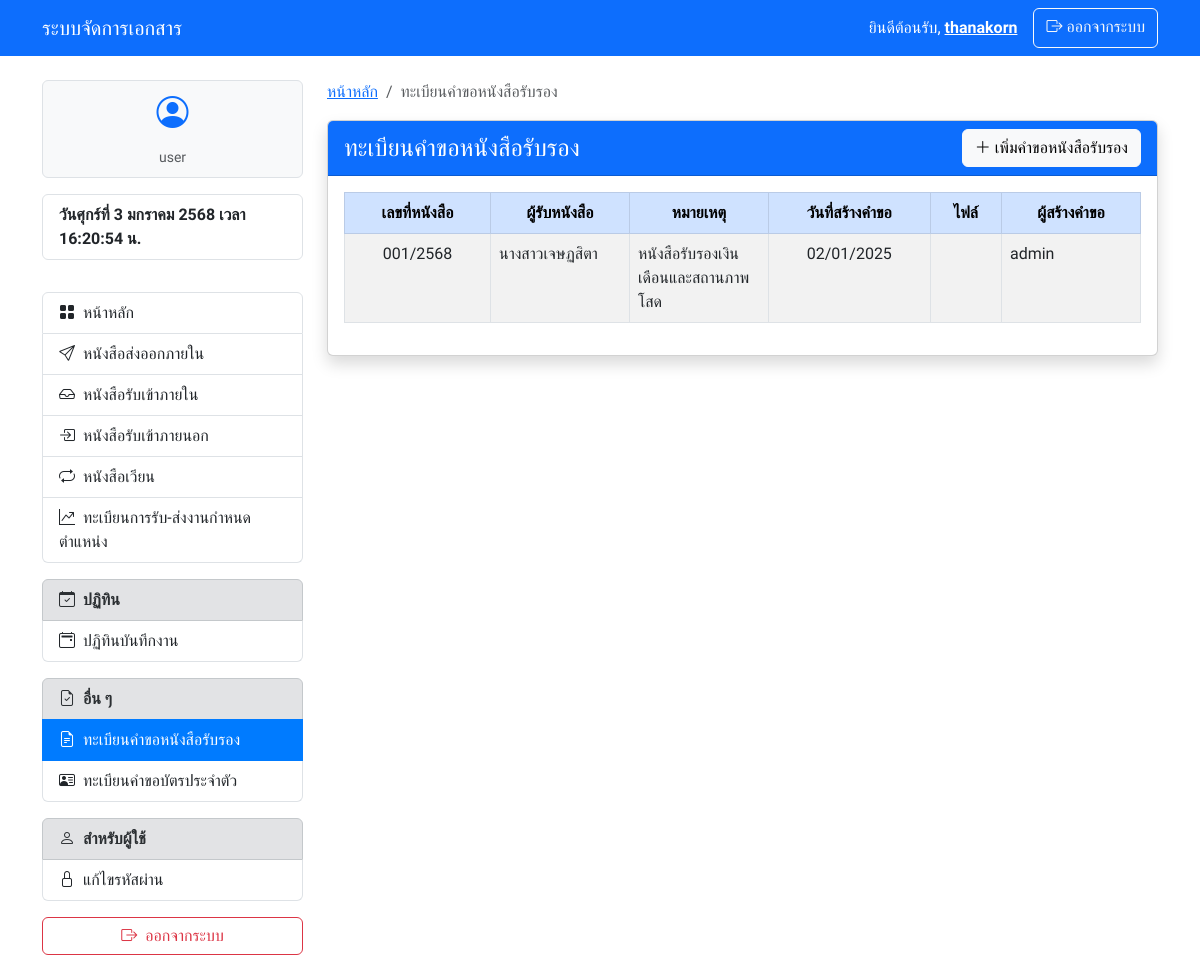
The page /certificaterequests/index.php (signed in) on the database its author committed.
### tables this page shows
CREATE TABLE `edms_certificate_requests` (
  `request_id` int(11) NOT NULL COMMENT 'รหัสคำขอ',
  `document_number` int(11) NOT NULL COMMENT 'เลขที่หนังสือ',
  `document_year` year(4) NOT NULL DEFAULT year(curdate()) COMMENT 'ปีของหนังสือ',
  `receiver` varchar(255) DEFAULT NULL COMMENT 'ผู้รับหนังสือ',
  `date_created` date NOT NULL COMMENT 'วันที่สร้างหนังสือ',
  `attachment_path` varchar(255) DEFAULT NULL COMMENT 'ที่อยู่ไฟล์เอกสารแนบ',
  `note` text DEFAULT NULL COMMENT 'หมายเหตุ',
  `created_by` int(11) DEFAULT NULL COMMENT 'ผู้ที่สร้างคำขอ',
  `created_at` timestamp NOT NULL DEFAULT current_timestamp() COMMENT 'เวลาที่คำขอถูกสร้าง'
);

CREATE TABLE `edms_users` (
  `user_id` int(11) NOT NULL,
  `username` varchar(255) NOT NULL,
  `password` varchar(255) NOT NULL,
  `first_name` varchar(255) NOT NULL,
  `last_name` varchar(255) NOT NULL,
  `email` varchar(255) DEFAULT NULL,
  `role` enum('admin','user') NOT NULL,
  `created_at` timestamp NOT NULL DEFAULT current_timestamp()
);

### certificaterequests/index.php (the view, shortened to what this page needs)
<?php
require_once '../config.php';
try {
    $stmt = $pdo->prepare("
        SELECT c.*,
               u.username as created_by_name,
               DATE_FORMAT(c.date_created, '%d/%m/%Y') as formatted_created_at
        FROM edms_certificate_requests c
        LEFT JOIN edms_users u ON c.created_by = u.user_id
        ORDER BY c.document_year DESC, c.document_number DESC
    ");
    $stmt->execute();
    $requests = $stmt->fetchAll(PDO::FETCH_ASSOC);
} catch (PDOException $e) {
    echo "เกิดข้อผิดพลาด: " . $e->getMessage();
    exit();
}
?>
<!DOCTYPE html>
<html lang="th">
<head>
    <?php require_once '../components/header.php'; ?>
    <link href="https://cdn.datatables.net/1.13.7/css/dataTables.bootstrap5.min.css" rel="stylesheet">
    <link href="https://cdn.datatables.net/buttons/2.4.2/css/buttons.bootstrap5.min.css" rel="stylesheet">
</head>
<body>
    <?php require_once '../components/navbar.php'; ?>
    <div class="container mt-4">
        <div class="row">
            <div class="col-md-3">
                <?php require_once '../components/sidebar.php'; ?>
            </div>
            <div class="col-md-9">
                <nav aria-label="breadcrumb">
                    <ol class="breadcrumb">
                        <li class="breadcrumb-item"><a href="/edms/index.php">หน้าหลัก</a></li>
                        <li class="breadcrumb-item active" aria-current="page">ทะเบียนคำขอหนังสือรับรอง</li>
                    </ol>
                </nav>
                <div class="card shadow">
                    <div class="card-header bg-primary text-white d-flex justify-content-between align-items-center">
                        <h4 class="mb-0">ทะเบียนคำขอหนังสือรับรอง</h4>
                        <a href="create.php" class="btn btn-light">
                            <i class="bi bi-plus-lg"></i> เพิ่มคำขอหนังสือรับรอง
                        </a>
                    </div>
                    <div class="card-body">
                        <div class="table-responsive">
                            <table id="requestsTable" class="table table-bordered table-striped table-hover">
                                <thead class="table-primary">
                                    <tr class="text-center">
                                        <th class="text-center" style="width: 10%">เลขที่หนังสือ</th>
                                        <th class="text-center" style="width: 10%">ผู้รับหนังสือ</th>
                                        <th class="text-center" style="width: 10%">หมายเหตุ</th>
                                        <th class="text-center" style="width: 10%">วันที่สร้างคำขอ</th>
                                        <th class="text-center" style="width: 5%">ไฟล์</th>
                                        <th class="text-center" style="width: 10%">ผู้สร้างคำขอ</th>
                                    </tr>
                                </thead>
                                <tbody>
                                    <?php foreach ($requests as $request): ?>
                                        <tr>
                                            <td class="text-center"><?php echo str_pad($request['document_number'], 3, '0', STR_PAD_LEFT); ?>/<?php echo $request['document_year'] + 543; ?></td>
                                            <td><?php echo htmlspecialchars($request['receiver']); ?></td>
                                            <td><?php echo htmlspecialchars($request['note']); ?></td>
                                            <td class="text-center"><?php echo $request['formatted_created_at']; ?></td>
                                            <td class="text-center">
                                            </td>
                                            <td><?php echo htmlspecialchars($request['created_by_name']); ?></td>
                                        </tr>
                                    <?php endforeach; ?>
                                </tbody>
                            </table>
                        </div>
                    </div>
                </div>
            </div>
        </div>
    </div>
</body>
</html>

### components/header.php (style rules this page uses)
body { font-family: 'Sarabun', sans-serif; }

### rows shown on the page
edms_certificate_requests: document_number "001", $request['document_year'] + 543 "2568", receiver "นางสาวเจษฏสิตา", note "หนังสือรับรองเงินเดือนและสถานภาพโสด", formatted_created_at "02/01/2025", created_by.username "admin"

### other values the page prints
$_SESSION['username'] "thanakorn"
$_SESSION['role'] "user"
